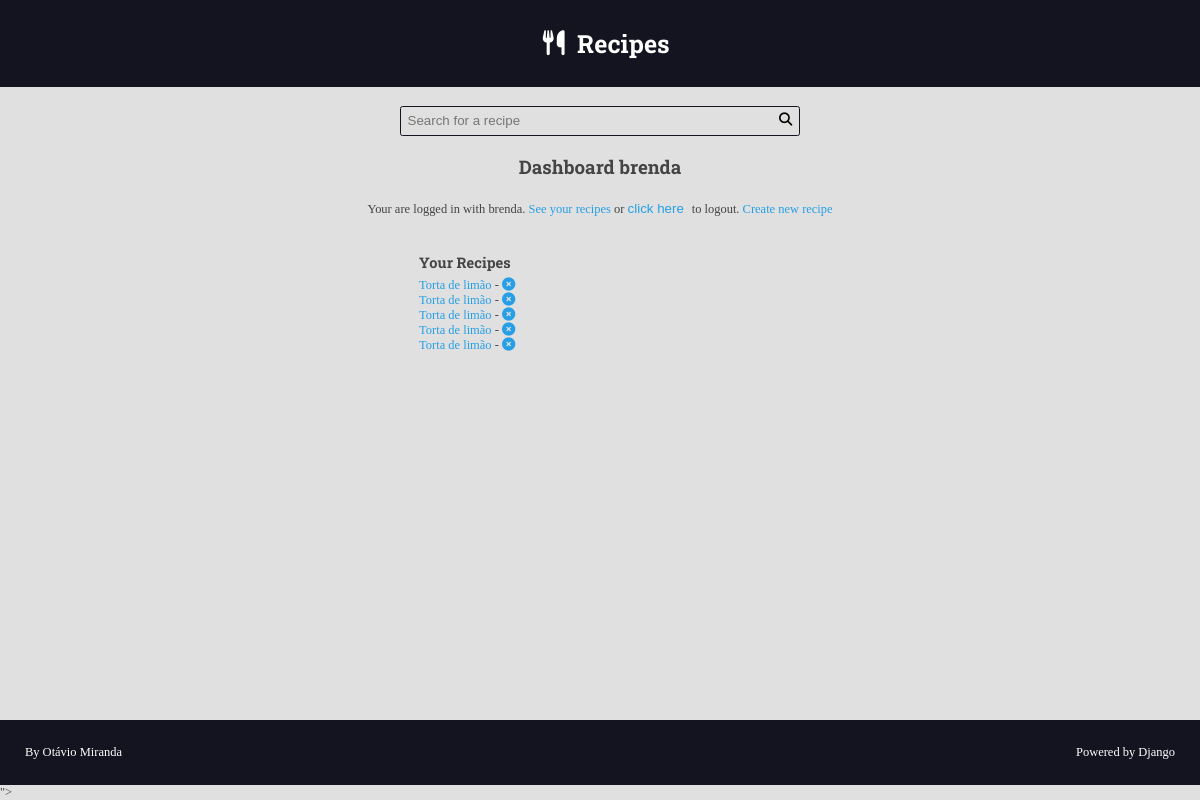
Page /authors/dashboard/ (signed in) on the earlier database version.
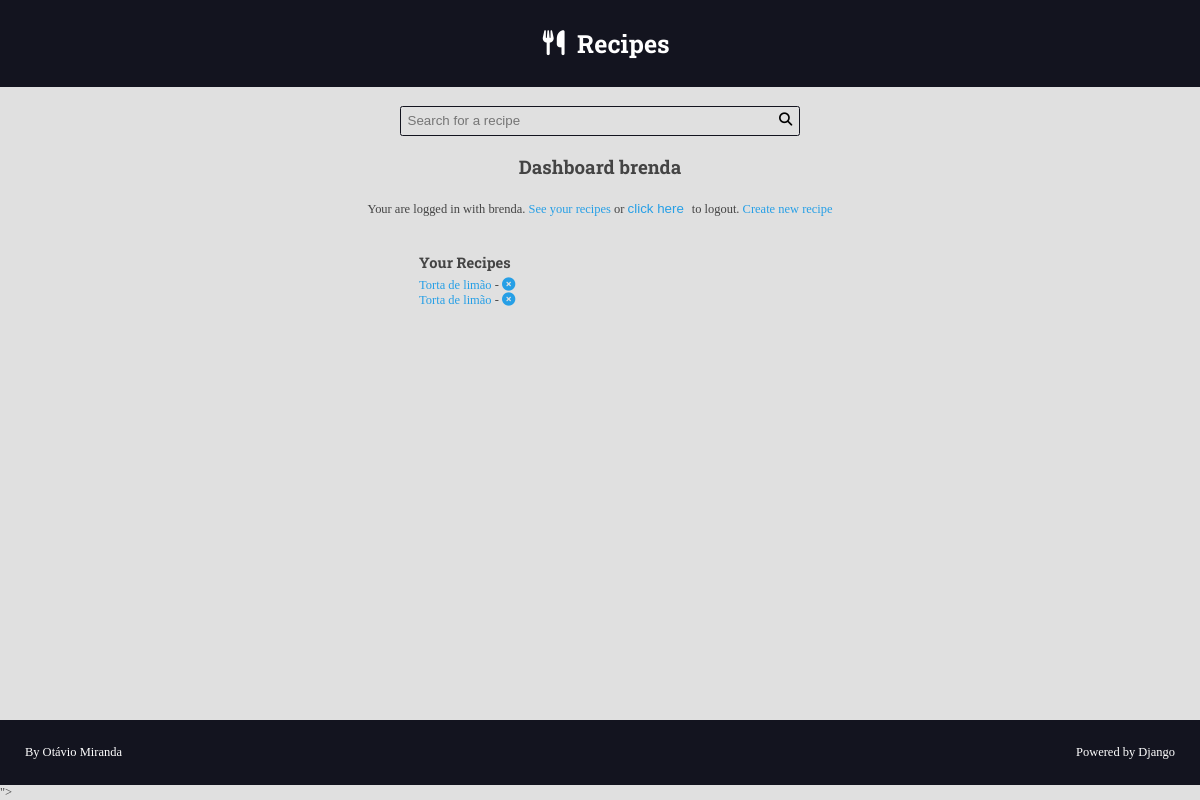
Same page on the later database version.
### recipes/models.py (models this page shows, shortened)
class Recipe(models.Model):
    title = models.CharField(max_length=65)
    description = models.CharField(max_length=165)
    slug = models.SlugField(unique=True)
    preparation_time = models.IntegerField()
    preparation_time_unit = models.CharField(max_length=65)
    servings = models.IntegerField()
    servings_unit = models.CharField(max_length=65)
    preparation_steps = models.TextField()
    preparation_steps_is_html = models.BooleanField(default=False)
    created_at = models.DateTimeField(auto_now_add=True)
    updated_at = models.DateTimeField(auto_now=True)
    is_published = models.BooleanField(default=False)
    cover = models.ImageField(upload_to='recipes/covers/%Y/%m/%d/', blank=True, default='')
    category = models.ForeignKey(Category, on_delete=models.SET_NULL, null=True, blank=True, default=None)
    author = models.ForeignKey(User, on_delete=models.SET_NULL, null=True)

### authors/views/all.py (the view)
# urls.py: path('dashboard/', views.dashboard, name='dashboard'),
@login_required(login_url='login', redirect_field_name='next')
def dashboard(request):
   recipes = Recipe.objects.filter(
      is_published=False,
      author=request.user
   )
   return render(request,'authors/pages/dashboard.html',
                 {
                    'recipes':recipes
                 })

### authors/templates/authors/pages/dashboard.html (shortened to what this page needs)
{% extends 'global/base.html' %}
{% block content %}
  <div class="main-content center container">
    <h2>Dashboard {{user}}</h2>
    {% include 'authors/partials/login_message.html' %}
    <div class="authors-dashboard-container">
      <h3>
        Your Recipes
      </h3>
      <ul>
        {% for recipe in recipes%}
          <li>
            <a href="{% url 'dashboard_recipe_edit' recipe.id %}">
              {{recipe.title}}
            </a> -
            <form class="inline-form form-delete" action="{% url 'dashboard_recipe_delete' %}" method="POST">
              <button class="plaintext-button" type="submit"><i class="fa-solid fa-circle-xmark"></i></button>
            </form>
          </li>
          {% empty %}
          <li>
            <p>You do not have recipes, please create one</p>
          </li>
        {% endfor %}
      </ul>
    </div>
  </div>
{% endblock content %}

Differences in the rows shown:
removed Recipe: title "Torta de limão"
removed Recipe: title "Torta de limão"
removed Recipe: title "Torta de limão"
